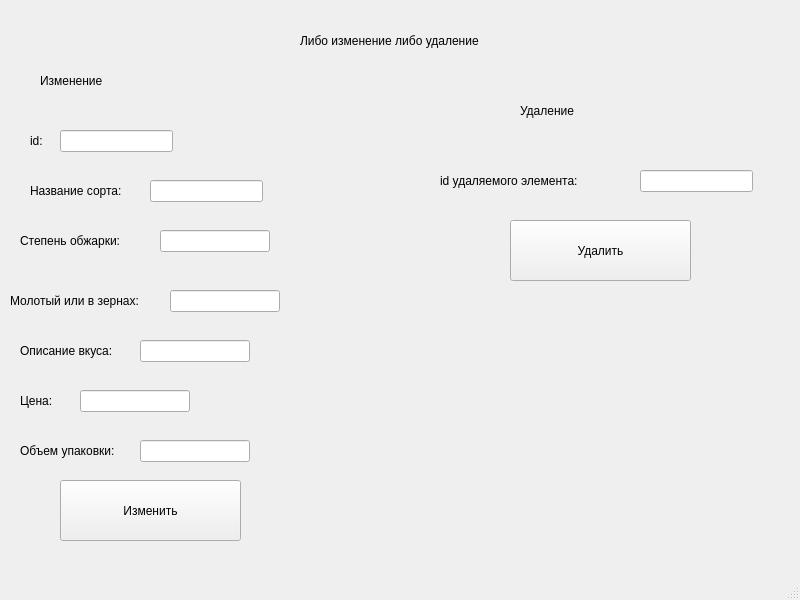
<?xml version="1.0" encoding="UTF-8"?>
<ui version="4.0">
 <class>MainWindow</class>
 <widget class="QMainWindow" name="MainWindow">
  <property name="geometry">
   <rect>
    <x>0</x>
    <y>0</y>
    <width>800</width>
    <height>600</height>
   </rect>
  </property>
  <property name="windowTitle">
   <string>MainWindow</string>
  </property>
  <widget class="QWidget" name="centralwidget">
   <widget class="QLabel" name="label">
    <property name="geometry">
     <rect>
      <x>300</x>
      <y>10</y>
      <width>251</width>
      <height>61</height>
     </rect>
    </property>
    <property name="text">
     <string>Либо изменение либо удаление</string>
    </property>
   </widget>
   <widget class="QLabel" name="label_2">
    <property name="geometry">
     <rect>
      <x>40</x>
      <y>50</y>
      <width>251</width>
      <height>61</height>
     </rect>
    </property>
    <property name="text">
     <string>Изменение</string>
    </property>
   </widget>
   <widget class="QLabel" name="label_3">
    <property name="geometry">
     <rect>
      <x>520</x>
      <y>80</y>
      <width>251</width>
      <height>61</height>
     </rect>
    </property>
    <property name="text">
     <string>Удаление</string>
    </property>
   </widget>
   <widget class="QLabel" name="label_4">
    <property name="geometry">
     <rect>
      <x>440</x>
      <y>150</y>
      <width>201</width>
      <height>61</height>
     </rect>
    </property>
    <property name="text">
     <string>id удаляемого элемента:</string>
    </property>
   </widget>
   <widget class="QLineEdit" name="lineEdit">
    <property name="geometry">
     <rect>
      <x>640</x>
      <y>170</y>
      <width>113</width>
      <height>22</height>
     </rect>
    </property>
   </widget>
   <widget class="QLabel" name="label_5">
    <property name="geometry">
     <rect>
      <x>30</x>
      <y>110</y>
      <width>41</width>
      <height>61</height>
     </rect>
    </property>
    <property name="text">
     <string>id:</string>
    </property>
   </widget>
   <widget class="QLineEdit" name="lineEdit_2">
    <property name="geometry">
     <rect>
      <x>60</x>
      <y>130</y>
      <width>113</width>
      <height>22</height>
     </rect>
    </property>
   </widget>
   <widget class="QLabel" name="label_6">
    <property name="geometry">
     <rect>
      <x>30</x>
      <y>160</y>
      <width>111</width>
      <height>61</height>
     </rect>
    </property>
    <property name="text">
     <string>Название сорта:</string>
    </property>
   </widget>
   <widget class="QLineEdit" name="lineEdit_3">
    <property name="geometry">
     <rect>
      <x>150</x>
      <y>180</y>
      <width>113</width>
      <height>22</height>
     </rect>
    </property>
   </widget>
   <widget class="QLabel" name="label_7">
    <property name="geometry">
     <rect>
      <x>20</x>
      <y>210</y>
      <width>131</width>
      <height>61</height>
     </rect>
    </property>
    <property name="text">
     <string>Степень обжарки:</string>
    </property>
   </widget>
   <widget class="QLineEdit" name="lineEdit_4">
    <property name="geometry">
     <rect>
      <x>160</x>
      <y>230</y>
      <width>110</width>
      <height>22</height>
     </rect>
    </property>
   </widget>
   <widget class="QLineEdit" name="lineEdit_5">
    <property name="geometry">
     <rect>
      <x>170</x>
      <y>290</y>
      <width>110</width>
      <height>22</height>
     </rect>
    </property>
    <property name="text">
     <string/>
    </property>
   </widget>
   <widget class="QLabel" name="label_8">
    <property name="geometry">
     <rect>
      <x>10</x>
      <y>270</y>
      <width>151</width>
      <height>61</height>
     </rect>
    </property>
    <property name="text">
     <string>Молотый или в зернах:</string>
    </property>
   </widget>
   <widget class="QLineEdit" name="lineEdit_6">
    <property name="geometry">
     <rect>
      <x>140</x>
      <y>340</y>
      <width>110</width>
      <height>22</height>
     </rect>
    </property>
    <property name="text">
     <string/>
    </property>
   </widget>
   <widget class="QLabel" name="label_9">
    <property name="geometry">
     <rect>
      <x>20</x>
      <y>320</y>
      <width>111</width>
      <height>61</height>
     </rect>
    </property>
    <property name="text">
     <string>Описание вкуса:</string>
    </property>
   </widget>
   <widget class="QLabel" name="label_10">
    <property name="geometry">
     <rect>
      <x>20</x>
      <y>370</y>
      <width>51</width>
      <height>61</height>
     </rect>
    </property>
    <property name="text">
     <string>Цена:</string>
    </property>
   </widget>
   <widget class="QLineEdit" name="lineEdit_7">
    <property name="geometry">
     <rect>
      <x>80</x>
      <y>390</y>
      <width>110</width>
      <height>22</height>
     </rect>
    </property>
    <property name="text">
     <string/>
    </property>
   </widget>
   <widget class="QLineEdit" name="lineEdit_8">
    <property name="geometry">
     <rect>
      <x>140</x>
      <y>440</y>
      <width>110</width>
      <height>22</height>
     </rect>
    </property>
    <property name="text">
     <string/>
    </property>
   </widget>
   <widget class="QLabel" name="label_11">
    <property name="geometry">
     <rect>
      <x>20</x>
      <y>420</y>
      <width>121</width>
      <height>61</height>
     </rect>
    </property>
    <property name="text">
     <string>Объем упаковки:</string>
    </property>
   </widget>
   <widget class="QPushButton" name="pushButton">
    <property name="geometry">
     <rect>
      <x>60</x>
      <y>480</y>
      <width>181</width>
      <height>61</height>
     </rect>
    </property>
    <property name="text">
     <string>Изменить</string>
    </property>
   </widget>
   <widget class="QPushButton" name="pushButton_2">
    <property name="geometry">
     <rect>
      <x>510</x>
      <y>220</y>
      <width>181</width>
      <height>61</height>
     </rect>
    </property>
    <property name="text">
     <string>Удалить</string>
    </property>
   </widget>
  </widget>
  <widget class="QStatusBar" name="statusbar"/>
 </widget>
 <resources/>
 <connections/>
</ui>
